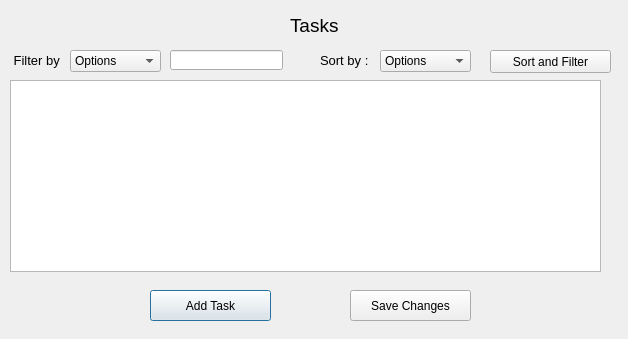
<?xml version="1.0" encoding="UTF-8"?>
<ui version="4.0">
 <class>Dialog</class>
 <widget class="QDialog" name="Dialog">
  <property name="geometry">
   <rect>
    <x>0</x>
    <y>0</y>
    <width>628</width>
    <height>339</height>
   </rect>
  </property>
  <property name="windowTitle">
   <string>Dialog</string>
  </property>
  <widget class="QPushButton" name="btn_add">
   <property name="geometry">
    <rect>
     <x>150</x>
     <y>290</y>
     <width>121</width>
     <height>31</height>
    </rect>
   </property>
   <property name="font">
    <font>
     <pointsize>9</pointsize>
    </font>
   </property>
   <property name="text">
    <string>Add Task</string>
   </property>
  </widget>
  <widget class="QTableView" name="tableView">
   <property name="geometry">
    <rect>
     <x>10</x>
     <y>80</y>
     <width>591</width>
     <height>192</height>
    </rect>
   </property>
  </widget>
  <widget class="QPushButton" name="btn_save">
   <property name="geometry">
    <rect>
     <x>350</x>
     <y>290</y>
     <width>121</width>
     <height>31</height>
    </rect>
   </property>
   <property name="font">
    <font>
     <pointsize>9</pointsize>
    </font>
   </property>
   <property name="text">
    <string>Save Changes</string>
   </property>
  </widget>
  <widget class="QLabel" name="lbl_filter">
   <property name="geometry">
    <rect>
     <x>10</x>
     <y>50</y>
     <width>51</width>
     <height>21</height>
    </rect>
   </property>
   <property name="font">
    <font>
     <pointsize>10</pointsize>
    </font>
   </property>
   <property name="text">
    <string> Filter by :</string>
   </property>
  </widget>
  <widget class="QComboBox" name="cb_options">
   <property name="geometry">
    <rect>
     <x>70</x>
     <y>50</y>
     <width>91</width>
     <height>22</height>
    </rect>
   </property>
   <item>
    <property name="text">
     <string>Options</string>
    </property>
   </item>
   <item>
    <property name="text">
     <string>Activity name</string>
    </property>
   </item>
   <item>
    <property name="text">
     <string>Activity type</string>
    </property>
   </item>
   <item>
    <property name="text">
     <string>Assigned by</string>
    </property>
   </item>
   <item>
    <property name="text">
     <string>Task name</string>
    </property>
   </item>
   <item>
    <property name="text">
     <string>Start date</string>
    </property>
   </item>
   <item>
    <property name="text">
     <string>End date</string>
    </property>
   </item>
   <item>
    <property name="text">
     <string>Status</string>
    </property>
   </item>
   <item>
    <property name="text">
     <string>Priority</string>
    </property>
   </item>
  </widget>
  <widget class="QLabel" name="lbl_tasks">
   <property name="geometry">
    <rect>
     <x>290</x>
     <y>10</y>
     <width>51</width>
     <height>31</height>
    </rect>
   </property>
   <property name="font">
    <font>
     <pointsize>14</pointsize>
    </font>
   </property>
   <property name="text">
    <string>Tasks</string>
   </property>
  </widget>
  <widget class="QLineEdit" name="lineEdit">
   <property name="geometry">
    <rect>
     <x>170</x>
     <y>50</y>
     <width>113</width>
     <height>20</height>
    </rect>
   </property>
  </widget>
  <widget class="QLabel" name="lbl_sort">
   <property name="geometry">
    <rect>
     <x>320</x>
     <y>50</y>
     <width>51</width>
     <height>21</height>
    </rect>
   </property>
   <property name="font">
    <font>
     <pointsize>10</pointsize>
    </font>
   </property>
   <property name="text">
    <string>Sort by :</string>
   </property>
  </widget>
  <widget class="QComboBox" name="cb_sort">
   <property name="geometry">
    <rect>
     <x>380</x>
     <y>50</y>
     <width>91</width>
     <height>22</height>
    </rect>
   </property>
   <item>
    <property name="text">
     <string>Options</string>
    </property>
   </item>
   <item>
    <property name="text">
     <string>Start date</string>
    </property>
   </item>
   <item>
    <property name="text">
     <string>End date</string>
    </property>
   </item>
   <item>
    <property name="text">
     <string>Priority</string>
    </property>
   </item>
  </widget>
  <widget class="QPushButton" name="btn_filtersort">
   <property name="geometry">
    <rect>
     <x>490</x>
     <y>50</y>
     <width>121</width>
     <height>23</height>
    </rect>
   </property>
   <property name="text">
    <string>Sort and Filter</string>
   </property>
  </widget>
 </widget>
 <resources/>
 <connections/>
</ui>
